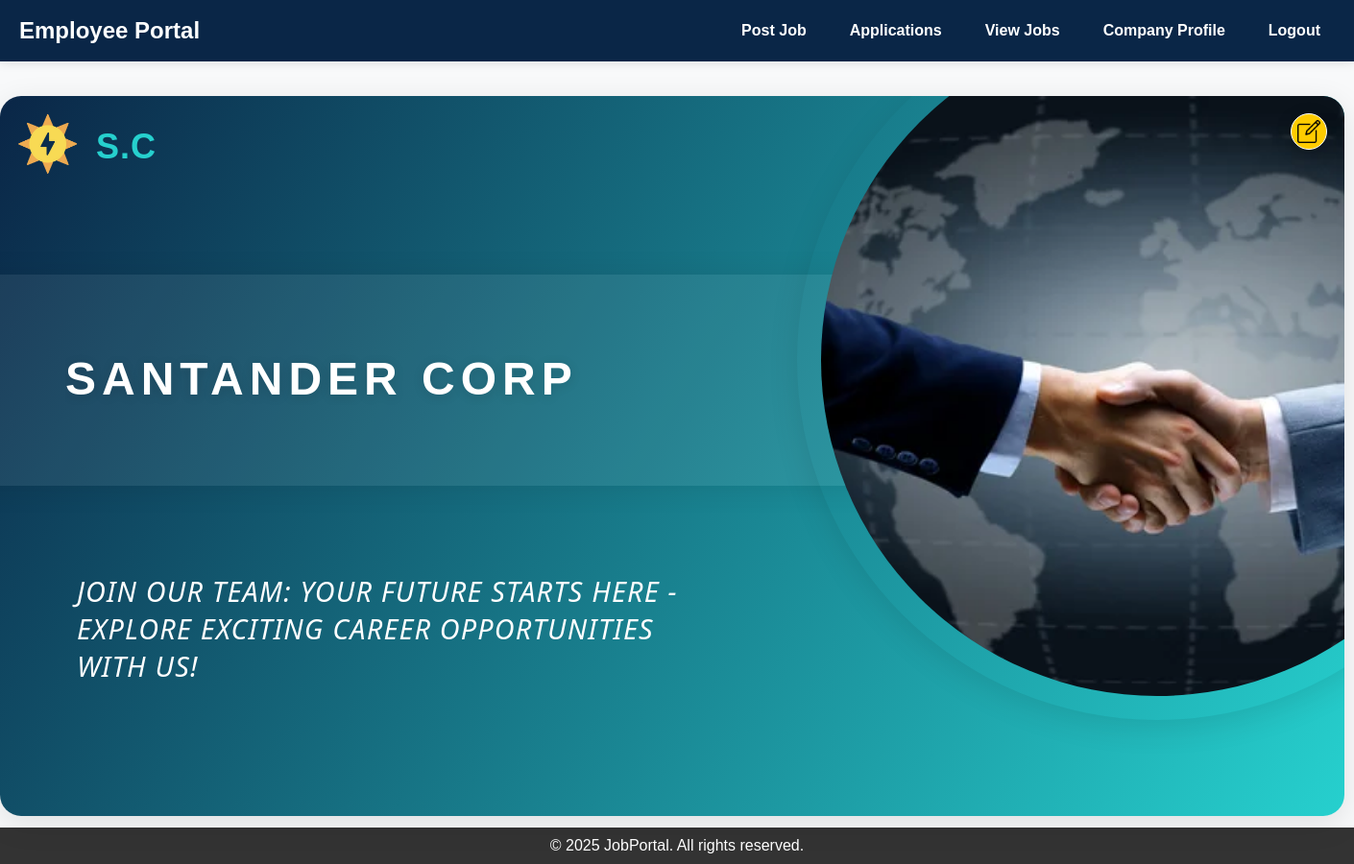
The page /pages/employer/company_profile.php (signed in) on the database its author committed.
### tables this page shows
CREATE TABLE `users` (
  `user_id` int(11) NOT NULL,
  `username` varchar(50) NOT NULL,
  `password` varchar(255) NOT NULL,
  `email` varchar(100) NOT NULL,
  `user_type` enum('admin','employer') NOT NULL,
  `created_at` timestamp NOT NULL DEFAULT current_timestamp(),
  `company_name` varchar(255) DEFAULT NULL,
  `company_tagline` varchar(255) DEFAULT NULL,
  `company_image` varchar(255) DEFAULT NULL,
  `company_description` text DEFAULT NULL,
  `company_cover` varchar(255) DEFAULT NULL
);

### pages/employer/company_profile.php (the view, shortened to what this page needs)
<?php
$username = htmlspecialchars($_SESSION['username']);
$conn = OpenConnection();
$query = "SELECT company_name, company_tagline, company_image, company_description, company_cover FROM `users` WHERE `username` = ?";
$stmt = $conn->prepare($query);
$stmt->bind_param("s", $username);
$stmt->execute();
$result = $stmt->get_result();
$companyDetails = $result->fetch_assoc();
$company_image = file_exists($companyDetails['company_image']) ? $companyDetails['company_image'] : '../../static/img/company_img/default.jpg';
$company_cover = file_exists($companyDetails['company_cover']) ? $companyDetails['company_cover'] : '../../static/img/company_cover/default.jpg';
$force_assign = isset($_GET['assign_company']) && empty($companyDetails['company_name']);
?>
<!DOCTYPE html>
<html lang="en">
<head>
    <link rel="stylesheet" href="../../static/css/company_profile.css">
</head>
<body>
<nav class="navbar<?php if ($force_assign) echo ' blur-overlay'; ?>">
    <a href="Employee_dashboard.php" class="logo">Employee Portal</a>
    <ul class="nav-links">
        <li><a href="post_job.php" <?php if ($force_assign) echo 'class="disabled-link" tabindex="-1" aria-disabled="true"'; ?>>Post Job</a></li>
        <li>
            <div class="applications-container">
                <a href="view_applications.php" <?php if ($force_assign) echo 'class="disabled-link" tabindex="-1" aria-disabled="true"'; ?>>Applications</a>
            </div>
        </li>
        <li><a href="view_jobs.php">View Jobs</a></li>
        <li><a href="company_profile.php" class="active">Company Profile</a></li>
        <li><a href="../../logout.php" <?php if ($force_assign) echo 'class="disabled-link" tabindex="-1" aria-disabled="true"'; ?>>Logout</a></li>
    </ul>
</nav>
<div class="profile-flip-wrapper">
    <div class="profile-flip-inner" id="profileFlipInner">
        <div class="profile-front" id="profileContainer">
            <div class="profile-header">
                <button class="edit-profile-btn edit-btn-pos" id="editModeBtn"
                    title="Edit Company Profile (Ctrl+Alt+E)"
                    onclick="enableEditMode(event)">
                </button>
                <div class="company-label">
                    <div style="position:relative;display:inline-block;">
                        <img id="companyImage" src="<?php echo $company_image ?: '../../static/img/company_img/default.jpg'; ?>" alt="Company Logo" draggable="false" class="company-img-cursor">
                    </div>
                    <span class="acronym-label" id="acronymLabel">
                    </span>
                </div>
                <div class="company-image-wrapper company-image-large">
                    <img id="companyCover" src="<?php echo $company_cover ?: '../../static/img/company_cover/default.jpg'; ?>" alt="Company Cover" class="company-cover-cursor">
                </div>
                <div class="header-content">
                    <div class="company-profile-title-border">
                        <div class="company-profile-title">
                            <span class="company-main-title" id="companyNameLabel">
                                <?php echo htmlspecialchars($companyDetails['company_name']) ?: 'Enter Company Name'; ?>
                            </span>
                        </div>
                    </div>
                    <div class="company-tagline-large<?php echo empty($companyDetails['company_tagline']) ? ' company-tagline-label-empty' : ''; ?>" id="companyTaglineLabel">
                        <?php echo htmlspecialchars($companyDetails['company_tagline']) ?: 'Enter Company Tagline'; ?>
                    </div>
                </div>
            </div>
        </div>
        <div class="profile-back" id="profileBackContainer">
            <div class="company-description-section">
                <div class="company-desc-left">
                    <div class="company-desc-logo">
                        <div class="company-desc-acronym" id="descCompanyAcronym">
                        </div>
                        <div class="company-desc-title" id="descCompanyTitle">
                        </div>
                    </div>
                </div>
                <div class="company-desc-right">
                    <div class="overview-top">
                        <div class="overview-label-horizontal">
                        </div>
                        <div id="companyDescriptionDisplay" class="overview-content" style="display: block;">
                            <?php echo nl2br(htmlspecialchars($companyDetails['company_description'] ?? 'No overview provided.')); ?>
                        </div>
                    </div>
                </div>
            </div>
        </div>
    </div>
</div>
<footer class="footer">
    <p>&copy; <?php echo date("Y"); ?> JobPortal. All rights reserved.</p>
</footer>
</body>
</html>

### static/css/company_profile.css (style rules this page uses)
* { margin: 0; padding: 0; box-sizing: border-box; }
body { font-family: 'Poppins', sans-serif; background-color: #f8f9fa; display: flex; flex-direction: column; min-height: 100vh; margin: 0; padding: 0; }
.navbar { background: #0A2647; padding: 15px 20px; display: flex; justify-content: space-between; align-items: center; box-shadow: 0 2px 10px rgba(0, 0, 0, 0.1); }
.logo { font-size: 24px; font-weight: bold; color: white; text-decoration: none; transition: color 0.3s ease; }
.nav-links { list-style: none; display: flex; gap: 15px; align-items: center; }
.nav-links a { color: white; text-decoration: none; font-size: 16px; padding: 8px 15px; border-radius: 5px; transition: background 0.3s ease; font-weight: bold; display: inline-flex; align-items: center; position: relative; }

### rows shown on the page
users: company_image (picture), company_cover (picture), company_name "SANTANDER CORP", company_tagline "JOIN OUR TEAM: YOUR FUTURE STARTS HERE - EXPLORE EXCITING CAREER OPPORTUNITIES WITH US!", company_description "At Santander Corp, we are committed to fostering a dynamic and inclusive work environment that empowers our employees to thrive. We believe that our people are our greatest asset, and we strive to attract top talent who share our vision of delivering exceptional financial services. With a focus on innovation and customer satisfaction, we offer a range of career opportunities across various fields, from finance and technology to customer service and operations. Our comprehensive training programs and professional development initiatives ensure that every team member has the tools and support they need to succeed. As we continue to grow and adapt in an ever-changing financial landscape, we…"
